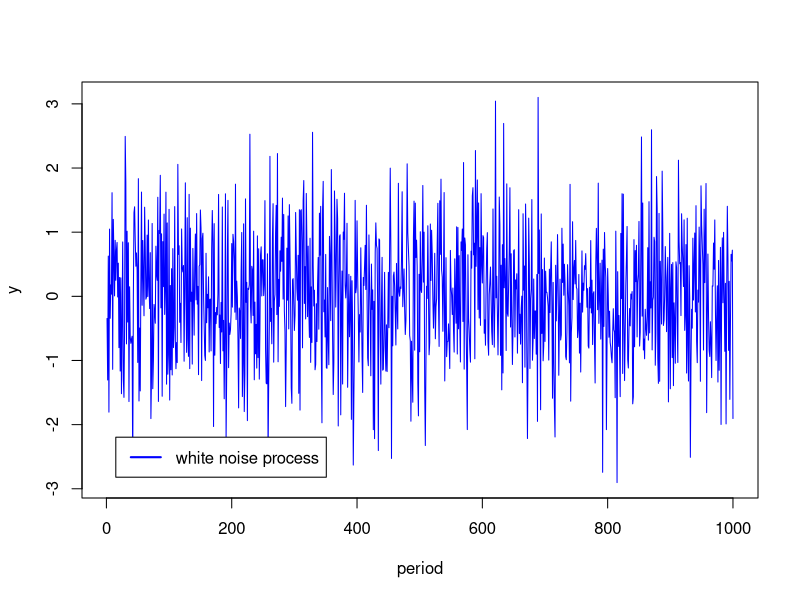
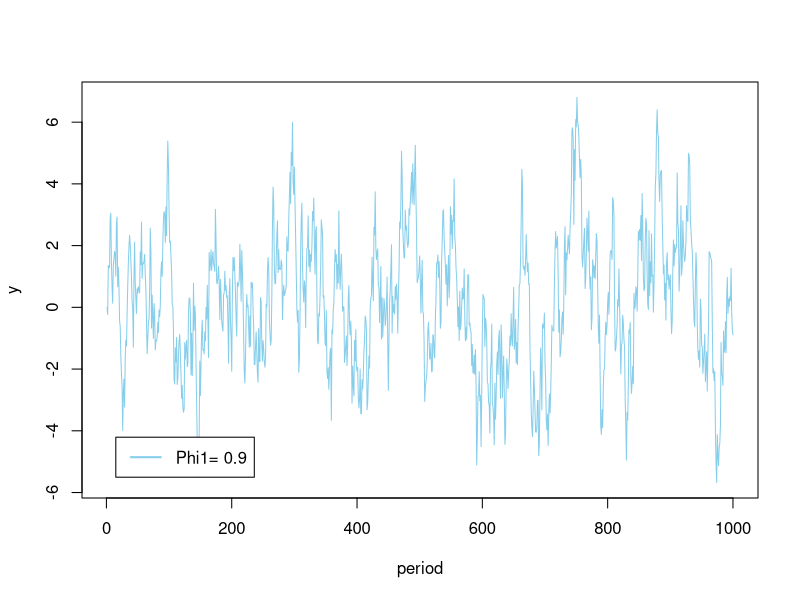
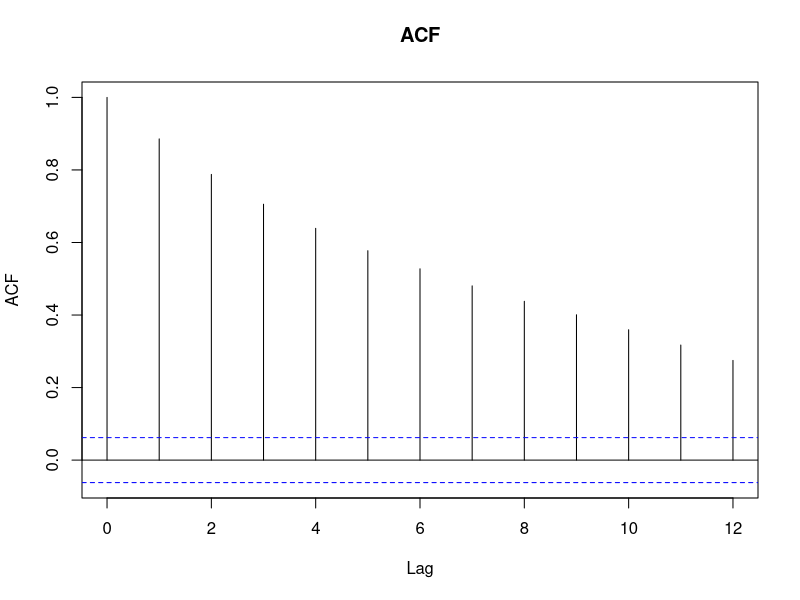
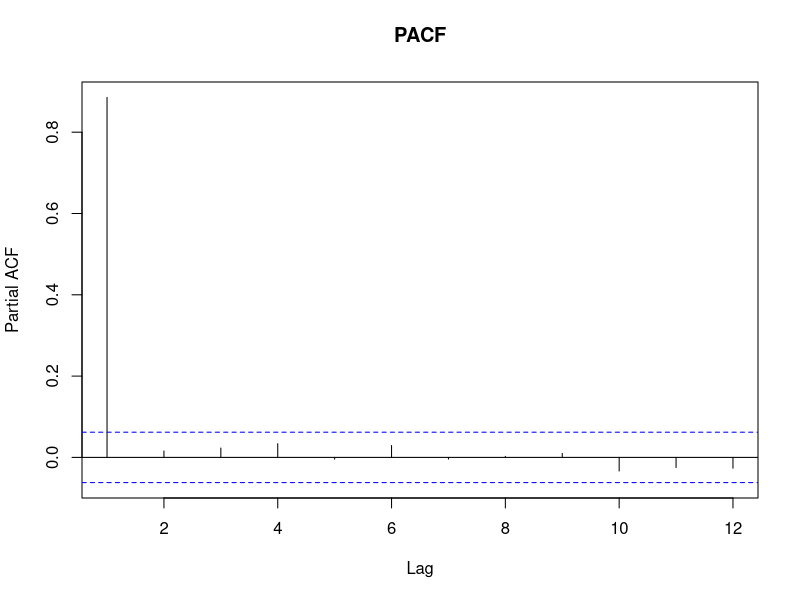
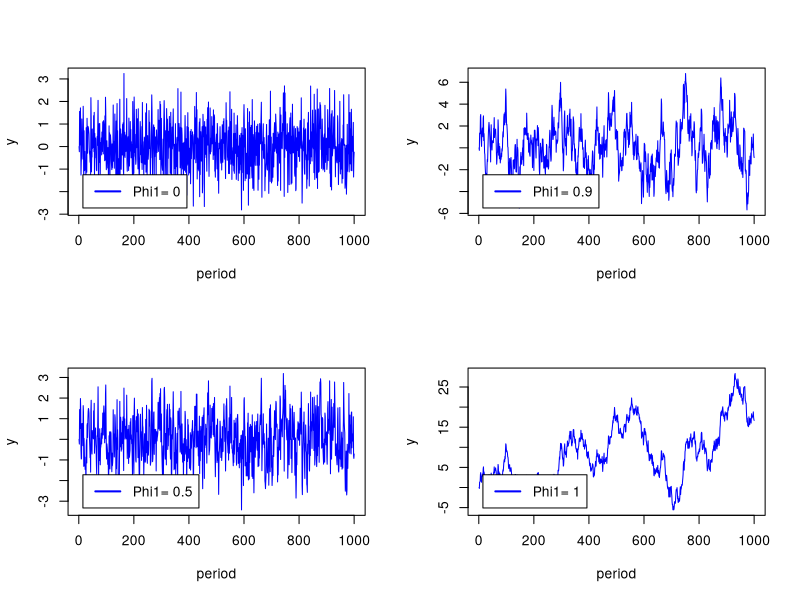
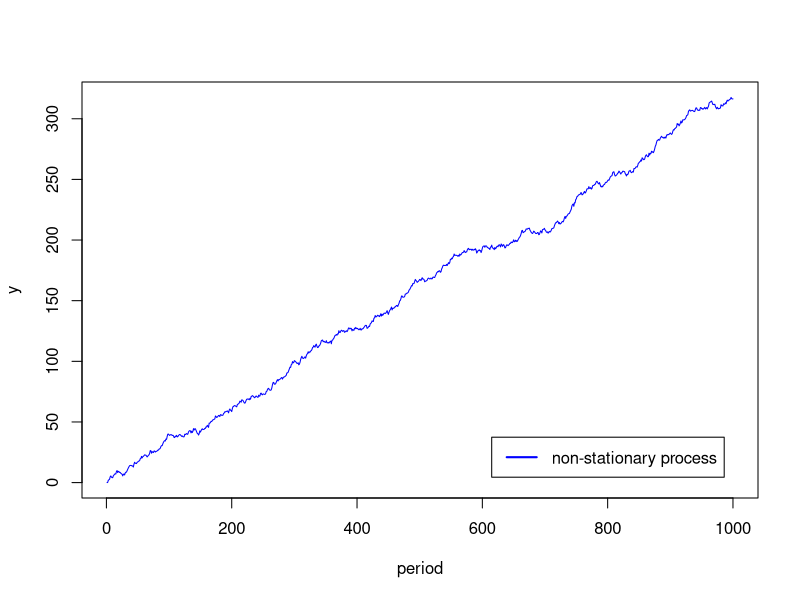
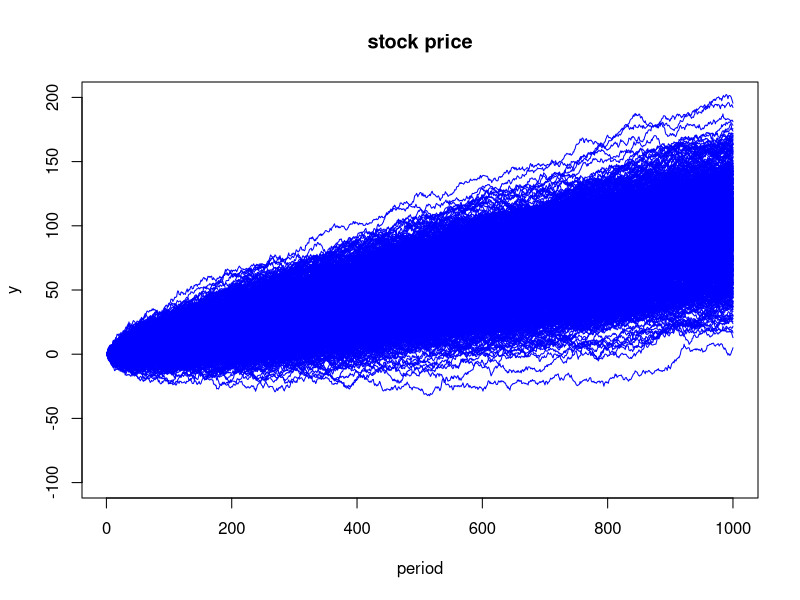
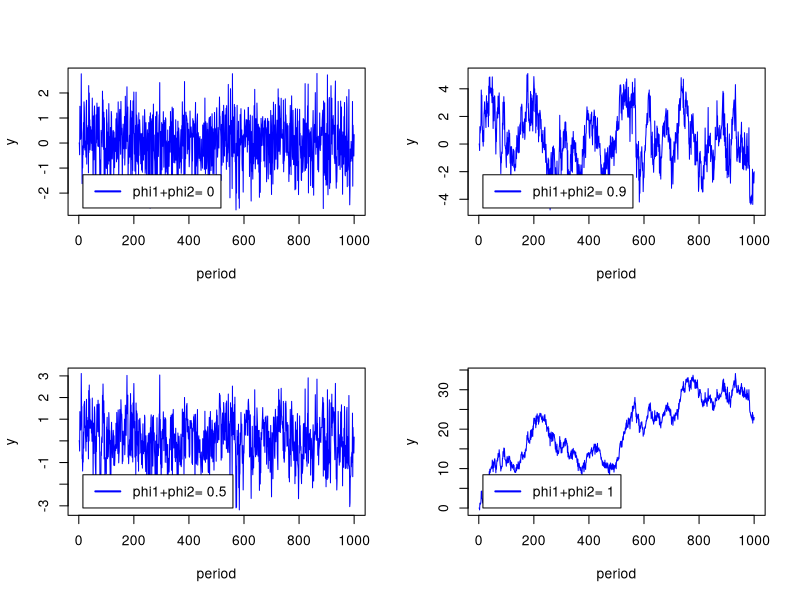

Write R code to recreate these figures, in order.
#計量経済学１

#OFFICE HOURS : 火曜日4-5, 3-312

rm(list = ls(all=T)) # This code clears all.

y <- vector(length=1000) #to save simulated data 벡터 공간 생성

for (i in 1:length(y)){
  y[i] <- rnorm(1, mean=0, sd=1) 
}
dev.new()
plot(y, type="l", xlab="period", col="blue")
legend("bottomleft", inset= 0.05,  "white noise process", lwd=2, lty=1, col="blue")

#------------AR(1) model: simulation exercise-----------------
# See how the parameter phi1 affects the dynamics of y. 

set.seed(123)
a <- rnorm(length(y), mean=0, sd=1) 

y[1] <- 0 #최초의 y값은 y1, y1 = 0으로 가정하는게 best guess, 
          #u을 0으로 가정했기떄문

phi1 <- 0.9
for (i in 2:length(y)){
  y[i] <- phi1*y[i-1] + a[i]
} #y1 = phi1*y0 + a[1]인데 y0은 data가 존재하지 않기때문에 
  #y1을 구할 수 없음

dev.new()
plot(y, type="l", xlab="period", col="skyblue")
legend("bottomleft", inset=0.05, c(paste("Phi1=", phi1)), lwd=2, lty=1, col="skyblue")

#Autocorrelation Function
dev.new()
acf(y, lag=12, main="ACF") #corr가 지속적으로 있으면 AR model
                          #corr가 중간에 끈기면 MA model

#Partial Autocorrelation Function
dev.new()
pacf(y, lag=12, main="PACF") #스파이크가 1개면 AR(1) model
                              #2개면 AR(2) model
#파랑색 밴드 밖이면 0이 아님


#-------Given various values of phi1, generate y---------------------
dev.new()
par(mfcol=c(2,2)) # 2 by 2
#options: mfcol and mfrow

#y[1] <- 0 # initial value 
for (phi1 in c(0.0, 0.5, 0.9, 1)){
  
  for (i in 2:length(y)){
    y[i] <- phi1*y[i-1] + a[i]
  }
  
  plot(y, type="l", xlab="period", col="blue")
  legend("bottomleft", inset=.05, c(paste("Phi1=", phi1)), lwd=2, lty=1, col="blue")
}
par(mfcol=c(1,1))

#------------AR(1) model with a constant term: simulation exercise-----------------
# See how the parameter phi0 affects the dynamics of y. 

phi0 <- 0.3
phi1 <- 1 #phi1=0.5 

#y[1] <- 0 # initial value
for (i in 2:length(y)){
  y[i] <- phi0 + phi1*y[i-1] + a[i]
}

dev.new()
plot(y, type="l", xlab="period", col="blue")
legend("bottomright", inset=0.05,  "non-stationary process", lwd=2, lty=1, col="blue")


#------Simulation of a random walk process: phi=1 ----------------------------------
#y[1] <- 0 # initial value 
for (j in 1:1000){     #number of simulations
  
  a <- rnorm(length(y), mean=0, sd=1) # Increase sd to see what happens.  
  for (i in 2:length(y)){
    y[i] <- 0.1+y[i-1] + a[i] #random walk with a drift
  }
  
  if (j==1) {
    dev.new()
    plot(y, type="l", col="blue", xlab="period", ylim=c(-100, 200), main="stock price")
  } else {
    lines(y, type="l", col="blue")
  }
  
}


#------------AR(2) model--------------------------------------------

dev.new()
par(mfcol=c(2,2)) # 2 by 2 

y[1]=0 # initial value
y[2]=0
for (phi in c(0.0, 0.5, 0.9, 1)){
  
  if (phi==0) {
    #white noise
    phi1=0  #phi=phi1+phi2
    phi2=0  
  }else if (phi==0.5) {
    phi1=0.25
    phi2=0.25
  }else if (phi==0.9) {
    phi1=0.45
    phi2=0.45
  } else {
    phi1=0.5
    phi2=0.5
    #두개 합이 1에 가까울수록 random work
  }
  
  for (i in 3:length(y)){
    y[i] <- phi1*y[i-1]+phi2*y[i-2] + a[i]
  }
  
  plot(y, type="l", xlab="period", col="blue")
  legend("bottomleft", inset=.05, c(paste("phi1+phi2=", phi)), lwd=2, lty=1, col="blue")
}
par(mfcol=c(1,1))




#---------------MA(1)-------------------------
y <- vector(length=50)
set.seed(123)
a <- rnorm(length(y), mean=0, sd=1) 

dev.new()
par(mfcol=c(1,2)) # 2 by 2 

y[1]=0 # first value 
for (theta in c(0.8, -0.8)){
  
  for (i in 2:length(y)){
    y[i] <- a[i]+theta*a[i-1] # case mean = 0 
  }
  
  plot(y, type="l", xlab="period", col="blue")
  legend("topleft", inset=.05, c(paste("theta=", theta)), lwd=2, lty=1, col="blue")
}
par(mfcol=c(1,1))

#y[t] = a[t] + 0.8a[t-1] vs y[t] = a[t]  - 0.8a[t-1]
#in the case corr(y[t], y[t-1]) is positive and negative 
# theta access to zero, which become white noise.


 

